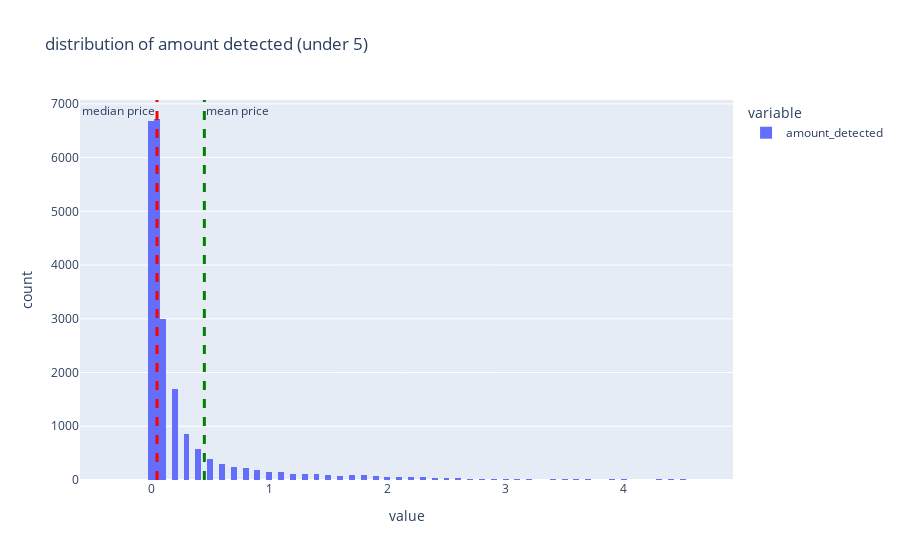

Notebook source saved alongside this figure:
### Code cell
fig = px.histogram(df.loc[df['amount_detected'] < 5, 'amount_detected'], title='distribution of amount detected (under 5)')
fig.add_vline(x=df['amount_detected'].mean(), line_width=3, line_dash="dash", line_color="green",
             annotation_text="mean price")
fig.add_vline(x=df['amount_detected'].median(), line_width=3, line_dash="dash", line_color="red",
             annotation_text="median price",annotation_position="top left")
fig.show()

### Figure 1 — Plotly figure (JSON) as saved in the notebook; plotly's stock layout.template omitted (floating-point values rounded to 4 significant figures; data arrays with more than 128 entries replaced by an {"elided": "..."} marker saying what was removed)
{"data": [{"alignmentgroup": "True", "bingroup": "x", "hovertemplate": "variable=amount_detected<br>value=%{x}<br>count=%{y}<extra></extra>", "legendgroup": "amount_detected", "marker": {"color": "#636efa", "pattern": {"shape": ""}}, "name": "amount_detected", "offsetgroup": "amount_detected", "orientation": "v", "showlegend": true, "type": "histogram", "x": {"elided": "22498 float values"}, "xaxis": "x", "yaxis": "y"}], "layout": {"annotations": [{"showarrow": false, "text": "mean price", "x": 0.4508, "xanchor": "left", "xref": "x", "y": 1, "yanchor": "top", "yref": "y domain"}, {"showarrow": false, "text": "median price", "x": 0.05, "xanchor": "right", "xref": "x", "y": 1, "yanchor": "top", "yref": "y domain"}], "barmode": "relative", "legend": {"title": {"text": "variable"}, "tracegroupgap": 0}, "shapes": [{"line": {"color": "green", "dash": "dash", "width": 3}, "type": "line", "x0": 0.4508, "x1": 0.4508, "xref": "x", "y0": 0, "y1": 1, "yref": "y domain"}, {"line": {"color": "red", "dash": "dash", "width": 3}, "type": "line", "x0": 0.05, "x1": 0.05, "xref": "x", "y0": 0, "y1": 1, "yref": "y domain"}], "title": {"text": "distribution of amount detected (under 5)"}, "xaxis": {"anchor": "y", "domain": [0, 1], "title": {"text": "value"}}, "yaxis": {"anchor": "x", "domain": [0, 1], "title": {"text": "count"}}}}
